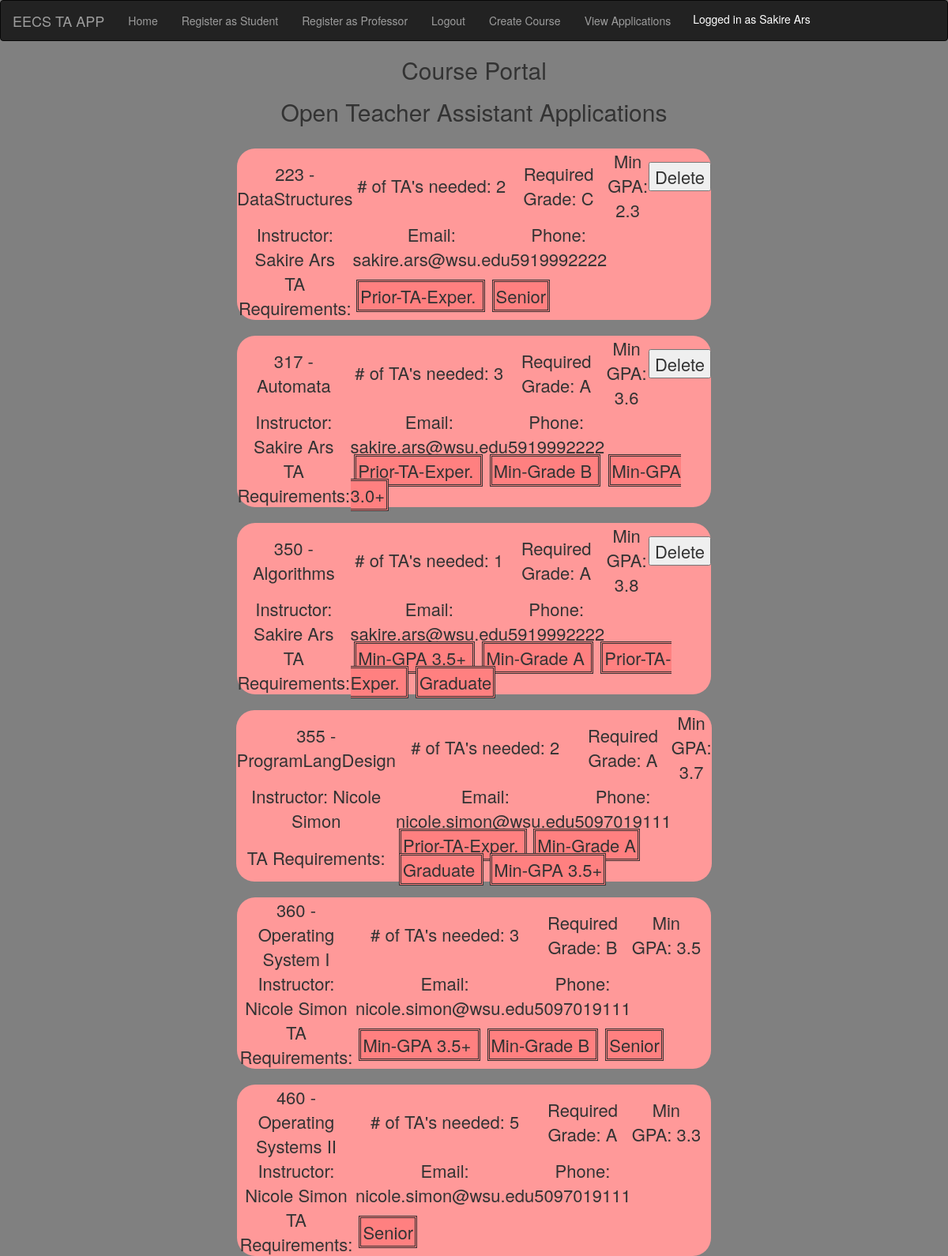
The page /index (signed in) on the database its author committed.
### app/models.py (models this page shows, shortened)
class Professor(UserMixin, db.Model):
    id = db.Column(db.Integer, primary_key=True)
    username = db.Column(db.String(32), unique=True)
    password_hash = db.Column(db.String(128))
    firstname = db.Column(db.String(64))
    lastname = db.Column(db.String(64))
    wsuid = db.Column(db.String(8), unique=True)
    email = db.Column(db.String(120), index=True, unique=True)
    phone = db.Column(db.String(10), unique=True)
    posts = db.relationship('Course', backref='writer', lazy='dynamic')
    def returnrole(self):
        return 1

class Course(db.Model):
    id = db.Column(db.Integer, primary_key=True)
    coursenum = db.Column(db.String(3))
    title = db.Column(db.String(150))
    num_ta = db.Column(db.Integer, default = 1)
    min_gpa = db.Column(db.Float)
    min_grade = db.Column(db.Integer)
    professor_id = db.Column(db.Integer, db.ForeignKey('professor.id'))
    accepted_tas = db.relationship('Student', secondary = accepted,
                            primaryjoin=(accepted.c.courseid == id),
                            backref=db.backref('accepted', lazy='dynamic'), lazy='dynamic')
    ta_apps = db.relationship('Student', secondary = applied,
                            primaryjoin=(applied.c.courseid == id),
                            backref=db.backref('applied', lazy='dynamic'), lazy='dynamic')
    tags = db.relationship('Tag', secondary=courseTags,
                            primaryjoin=(courseTags.c.course_id == id),
                            backref=db.backref('courseTags', lazy='dynamic'), lazy='dynamic')
    def accepted(self, studentTA):
        self.accepted_tas.append(studentTA)

class Tag(db.Model):
    id = db.Column(db.Integer, primary_key=True)
    name = db.Column(db.String(20))
    courses = db.relationship('Course', secondary=courseTags,
                               primaryjoin=(courseTags.c.tag_id == id),
                               backref=db.backref('courseTags', lazy='dynamic'),
                               lazy='dynamic')

### app/routes.py (the view)
@app.route('/', methods=['GET'])
@app.route('/index', methods=['GET'])
@login_required
def index():
    courses = Course.query.order_by(Course.coursenum).all()
    return render_template('studentInterface.html', courses=courses)

### app/models.py (called while the page is built)
@login.user_loader
def load_user(id):
    return Professor.query.get(int(id))

### app/templates/studentInterface.html (shortened to what this page needs)
{% extends "base.html" %}
{% block content %}
    <h1 class="si">Course Portal</h1>
    <h1 class="si">Open Teacher Assistant Applications</h1>
    {% for course in courses %}
        {% include '_course.html' %}
    {% endfor %}
{% endblock %}

### app/templates/base.html (shortened to what this page needs)
<html>
    <head>
        <link href="{{ url_for('static', filename='css/main.css') }}" rel="stylesheet">
        <link rel="stylesheet" href="https://maxcdn.bootstrapcdn.com/bootstrap/3.4.1/css/bootstrap.min.css">
    </head>
<body>
  <div class = "nav-container">
    <nav class="navbar navbar-inverse">
        <div class="container-fluid">
            <table>
                <div class="navbar-header">
                    <a class="navbar-brand" href="{{ url_for('index') }}">EECS TA APP</a>
                  </div>
                <ul class="nav navbar-nav">
                    <li><a href="{{ url_for('index') }}" class="button">Home</a></li>
                    <li><a href="{{ url_for('studregister') }}" class="button">Register as Student</a></li>
                    <li><a href="{{ url_for('profregister') }}" class="button">Register as Professor</a></li>
                    {% if current_user.is_anonymous %}
                        <li><a href="{{ url_for('login') }}" class = "button"> Login </a></li>
                    {% else %}
                        <li><a href="{{ url_for('logout') }}" class = "button"> Logout </a></li>
                        {% if current_user.returnrole() == 1 %}
                        <li><a href="{{ url_for('createclass') }}" class = "button"> Create Course </a></li>
                        <li><a href="{{ url_for('viewapps') }}" class = "button">View Applications</a></li>
                        {% endif %}
                        <li class="white">Logged in as {{ current_user.firstname }} {{ current_user.lastname }} </li>
                    {% endif %}
                </ul>
                </table>
            </div>
        </nav>
      {% block content %} {% endblock %}
  </div>
</body>
</html>

### app/templates/_course.html (shortened to what this page needs)
<table class="coursetable" padding="2px">
    <br>
    <tr>
        <td width="25%">{{ course.coursenum }} - {{ course.title }}</td>
            <td width="15%"># of TA's needed: {{ course.num_ta }}</td>
            <td width="20%">Required Grade: {% if course.min_grade == 1 %}
                                            {{ 'A' }}
                                            {% endif %}
                                            {% if course.min_grade == 2 %}
                                            {{ 'B' }}
                                            {% endif %}
                                            {% if course.min_grade == 3 %}
                                            {{ 'C' }}
                                            {% endif %}
            </td>
            <td width="15%">Min GPA: {{ course.min_gpa }} </td>
            <td width="2%">
            {% if current_user.returnrole() == 1 %}
                {% if current_user.username == course.writer.username %}
                 <form action="{{ url_for('delete', courseid=course.id) }}" method="post">
                    <input type="submit" value="Delete">
                 </form>
                 {% endif %}
            {% endif %}
            </td>
        </tr>
        <tr width="100%" colspan="9" style="text-align:center">
            <td width="35">Instructor: {{ course.writer.firstname }} {{ course.writer.lastname }}</td>
            <td width="30">Email: {{ course.writer.email }}</td>
            <td width="35">Phone: {{ course.writer.phone }}</td>
        </tr>
        <tr>
            <td width="15%" style = "text-align:center">
                {{ 'TA Requirements:' }}
            </td>
            <td width="85%" colspan="4" padding-bottom="5" style = "text-align:left">
                {% for raptor in course.tags.all() %}
                    <span class="pretagitem">
                        {{ raptor.name }}
                    </span>
                {% endfor %}
            </td>
        </tr>
    </table>

### app/static/css/main.css (style rules this page uses)
.nav-container { background-color: #808080; }
.coursetable { text-align : center; width : 50%; position: center; height : 22%; font-size : 22px; background-color: #ff9999; border-radius: 23px; padding-top : 6px; margin-left: auto; margin-right: auto; }
.si { margin-left: auto; margin-right: auto; font-size: 30px; text-align: center; }
.pretagitem { text-align: center; margin: 1%; padding: 2px 2px; border-style: double; background-color: #ff8080; }
.white { color: white; text-align: right; margin: auto; padding: 13px; }

### rows shown on the page
Professor: firstname "Sakire", lastname "Ars"
Course: coursenum "223", title "DataStructures", num_ta "2", value "C", min_gpa "2.3", writer.firstname "Sakire", writer.lastname "Ars", writer.email "sakire.ars@wsu.edu", writer.phone "5919992222", value "TA Requirements:"
Tag: name "Prior-TA-Exper."
Tag: name "Senior"
Course: coursenum "317", title "Automata", num_ta "3", value "A", min_gpa "3.6", writer.firstname "Sakire", writer.lastname "Ars", writer.email "sakire.ars@wsu.edu", writer.phone "5919992222", value "TA Requirements:"
Tag: name "Min-Grade B"
Tag: name "Min-GPA 3.0+"
Course: coursenum "350", title "Algorithms", num_ta "1", value "A", min_gpa "3.8", writer.firstname "Sakire", writer.lastname "Ars", writer.email "sakire.ars@wsu.edu", writer.phone "5919992222", value "TA Requirements:"
Tag: name "Min-GPA 3.5+"
Tag: name "Min-Grade A"
Tag: name "Graduate"
Course: coursenum "355", title "ProgramLangDesign", num_ta "2", value "A", min_gpa "3.7", writer.firstname "Nicole", writer.lastname "Simon", writer.email "nicole.simon@wsu.edu", writer.phone "5097019111", value "TA Requirements:"
Course: coursenum "360", title "Operating System I", num_ta "3", value "B", min_gpa "3.5", writer.firstname "Nicole", writer.lastname "Simon", writer.email "nicole.simon@wsu.edu", writer.phone "5097019111", value "TA Requirements:"
Course: coursenum "460", title "Operating Systems II", num_ta "5", value "A", min_gpa "3.3", writer.firstname "Nicole", writer.lastname "Simon", writer.email "nicole.simon@wsu.edu", writer.phone "5097019111", value "TA Requirements:"
